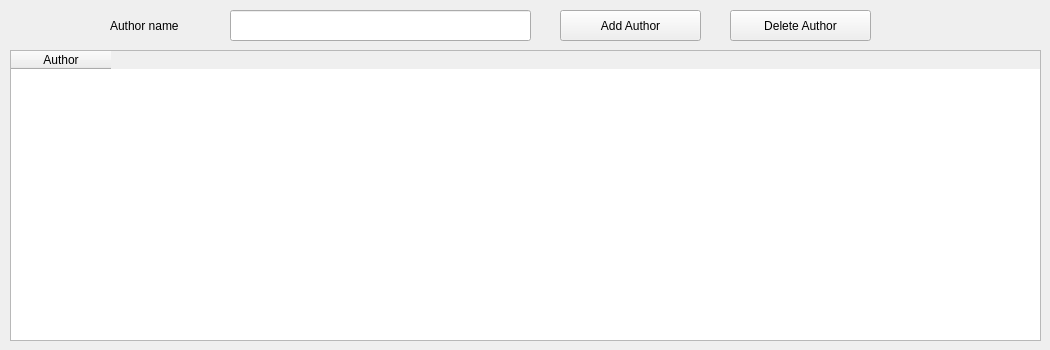
      <widget class="QWidget" name="tab_8">
       <attribute name="title">
        <string>Author</string>
       </attribute>
       <widget class="QLabel" name="label_27">
        <property name="geometry">
         <rect>
          <x>110</x>
          <y>10</y>
          <width>121</width>
          <height>31</height>
         </rect>
        </property>
        <property name="text">
         <string>Author name</string>
        </property>
       </widget>
       <widget class="QLineEdit" name="lineEdit_17">
        <property name="geometry">
         <rect>
          <x>230</x>
          <y>10</y>
          <width>301</width>
          <height>31</height>
         </rect>
        </property>
       </widget>
       <widget class="QPushButton" name="pushButton_15">
        <property name="geometry">
         <rect>
          <x>560</x>
          <y>10</y>
          <width>141</width>
          <height>31</height>
         </rect>
        </property>
        <property name="text">
         <string>Add Author</string>
        </property>
        <property name="icon">
         <iconset resource="Lib_Resource.qrc">
          <normaloff>:/Icons/Icons/Add.webp</normaloff>:/Icons/Icons/Add.webp</iconset>
        </property>
       </widget>
       <widget class="QTableWidget" name="tableWidget_2">
        <property name="geometry">
         <rect>
          <x>10</x>
          <y>50</y>
          <width>1031</width>
          <height>291</height>
         </rect>
        </property>
        <column>
         <property name="text">
          <string>Author</string>
         </property>
        </column>
       </widget>
       <widget class="QPushButton" name="pushButton_33">
        <property name="geometry">
         <rect>
          <x>730</x>
          <y>10</y>
          <width>141</width>
          <height>31</height>
         </rect>
        </property>
        <property name="text">
         <string>Delete Author</string>
        </property>
        <property name="icon">
         <iconset resource="Lib_Resource.qrc">
          <normaloff>:/Icons/Icons/Delete.webp</normaloff>:/Icons/Icons/Delete.webp</iconset>
        </property>
       </widget>
      </widget>
